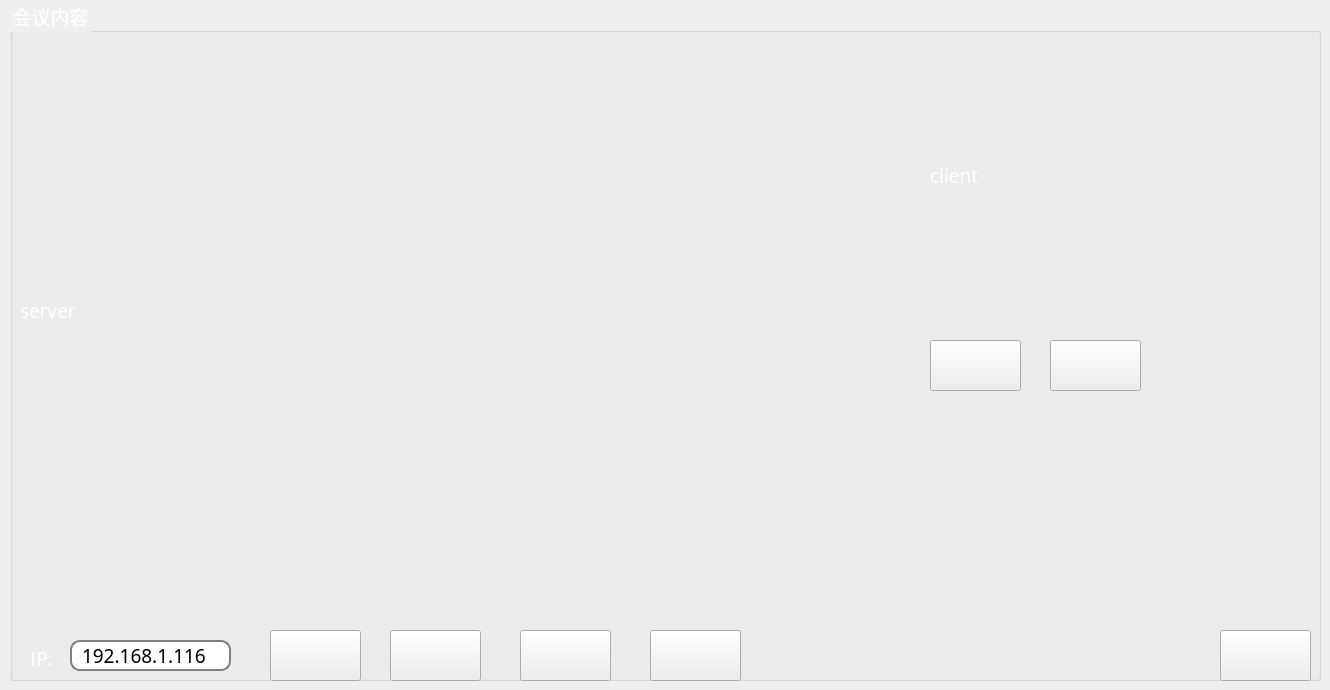
   <widget class="QWidget" name="tab">
    <attribute name="title">
     <string>Tab 1</string>
    </attribute>
    <widget class="QGroupBox" name="groupBox">
     <property name="geometry">
      <rect>
       <x>10</x>
       <y>0</y>
       <width>1311</width>
       <height>681</height>
      </rect>
     </property>
     <property name="font">
      <font>
       <family>SimSun-ExtB</family>
       <pointsize>14</pointsize>
       <weight>50</weight>
       <bold>false</bold>
      </font>
     </property>
     <property name="styleSheet">
      <string notr="true">QGroupBox{color:white;}</string>
     </property>
     <property name="title">
      <string>会议内容</string>
     </property>
     <widget class="QLineEdit" name="lineEdit">
      <property name="geometry">
       <rect>
        <x>60</x>
        <y>640</y>
        <width>161</width>
        <height>31</height>
       </rect>
      </property>
      <property name="font">
       <font>
        <family>SimSun-ExtB</family>
        <pointsize>14</pointsize>
       </font>
      </property>
      <property name="styleSheet">
       <string notr="true">QLineEdit {
    border: 2px solid gray;
    border-radius: 10px;
    padding: 0 8px;
    background: white;
    selection-background-color: darkgray;


}</string>
      </property>
      <property name="text">
       <string>192.168.1.116</string>
      </property>
     </widget>
     <widget class="QLabel" name="label">
      <property name="geometry">
       <rect>
        <x>20</x>
        <y>650</y>
        <width>61</width>
        <height>16</height>
       </rect>
      </property>
      <property name="font">
       <font>
        <family>SimSun-ExtB</family>
        <pointsize>14</pointsize>
        <weight>50</weight>
        <bold>false</bold>
       </font>
      </property>
      <property name="styleSheet">
       <string notr="true">color:white</string>
      </property>
      <property name="text">
       <string>IP:</string>
      </property>
     </widget>
     <widget class="QPushButton" name="pushButton_SO">
      <property name="geometry">
       <rect>
        <x>260</x>
        <y>630</y>
        <width>91</width>
        <height>51</height>
       </rect>
      </property>
      <property name="font">
       <font>
        <family>Microsoft YaHei UI</family>
        <pointsize>14</pointsize>
        <weight>50</weight>
        <bold>false</bold>
       </font>
      </property>
      <property name="styleSheet">
       <string notr="true">QPushButton
{
border-image:url(D:/procedure/groundstation/checkin/denglu2/weichufalianjie.png);
color:white

}
QPushButton:hover { border-image:url(D:/procedure/groundstation/checkin/denglu2/chufalianjie.png) } </string>
      </property>
      <property name="text">
       <string/>
      </property>
     </widget>
     <widget class="QPushButton" name="pushButton_SC">
      <property name="geometry">
       <rect>
        <x>380</x>
        <y>630</y>
        <width>91</width>
        <height>51</height>
       </rect>
      </property>
      <property name="font">
       <font>
        <family>Microsoft YaHei UI</family>
        <pointsize>14</pointsize>
       </font>
      </property>
      <property name="styleSheet">
       <string notr="true">QPushButton
{
border-image:url(D:/procedure/groundstation/checkin/denglu2/weichufaduankai.png);
color:white

}
QPushButton:hover { border-image:url(D:/procedure/groundstation/checkin/denglu2/chufaduankai.png) } </string>
      </property>
      <property name="text">
       <string/>
      </property>
     </widget>
     <widget class="QPushButton" name="pushButton_3">
      <property name="geometry">
       <rect>
        <x>510</x>
        <y>630</y>
        <width>91</width>
        <height>51</height>
       </rect>
      </property>
      <property name="font">
       <font>
        <family>Microsoft YaHei UI</family>
        <pointsize>14</pointsize>
       </font>
      </property>
      <property name="styleSheet">
       <string notr="true">QPushButton
{
border-image:url(D:/procedure/groundstation/checkin/denglu2/weichufakaishiluxiang.png);
color:white

}
QPushButton:hover { border-image:url(D:/procedure/groundstation/checkin/denglu2/chufakaishiluxiang.png) } </string>
      </property>
      <property name="text">
       <string/>
      </property>
     </widget>
     <widget class="QPushButton" name="pushButton_4">
      <property name="geometry">
       <rect>
        <x>640</x>
        <y>630</y>
        <width>91</width>
        <height>51</height>
       </rect>
      </property>
      <property name="font">
       <font>
        <family>Microsoft YaHei UI</family>
        <pointsize>14</pointsize>
       </font>
      </property>
      <property name="styleSheet">
       <string notr="true">QPushButton
{
border-image:url(D:/procedure/groundstation/checkin/denglu2/weichufaduankailuxiang.png);
color:white

}
QPushButton:hover { border-image:url(D:/procedure/groundstation/checkin/denglu2/chufaduankailuxiang.png) } </string>
      </property>
      <property name="text">
       <string/>
      </property>
     </widget>
     <widget class="QLabel" name="label_2">
      <property name="geometry">
       <rect>
        <x>10</x>
        <y>20</y>
        <width>861</width>
        <height>581</height>
       </rect>
      </property>
      <property name="font">
       <font>
        <family>SimSun-ExtB</family>
        <pointsize>14</pointsize>
       </font>
      </property>
      <property name="styleSheet">
       <string notr="true">color:white</string>
      </property>
      <property name="text">
       <string>server</string>
      </property>
     </widget>
     <widget class="QLabel" name="label_3">
      <property name="geometry">
       <rect>
        <x>920</x>
        <y>20</y>
        <width>381</width>
        <height>311</height>
       </rect>
      </property>
      <property name="font">
       <font>
        <family>SimSun-ExtB</family>
        <pointsize>14</pointsize>
       </font>
      </property>
      <property name="styleSheet">
       <string notr="true">color:white;</string>
      </property>
      <property name="text">
       <string>client</string>
      </property>
     </widget>
     <widget class="QPushButton" name="pushButton_10">
      <property name="geometry">
       <rect>
        <x>1210</x>
        <y>630</y>
        <width>91</width>
        <height>51</height>
       </rect>
      </property>
      <property name="font">
       <font>
        <family>Microsoft YaHei UI</family>
        <pointsize>14</pointsize>
       </font>
      </property>
      <property name="styleSheet">
       <string notr="true">QPushButton
{
border-image:url(D:/procedure/groundstation/checkin/denglu2/weichufatuichuchengxu.png);
color:white

}
QPushButton:hover { border-image:url(D:/procedure/groundstation/checkin/denglu2/chufatuichuchengxu.png) } </string>
      </property>
      <property name="text">
       <string/>
      </property>
     </widget>
     <widget class="QPushButton" name="pushButton_CO">
      <property name="geometry">
       <rect>
        <x>920</x>
        <y>340</y>
        <width>91</width>
        <height>51</height>
       </rect>
      </property>
      <property name="font">
       <font>
        <family>Microsoft YaHei UI</family>
        <pointsize>14</pointsize>
        <weight>50</weight>
        <bold>false</bold>
       </font>
      </property>
      <property name="styleSheet">
       <string notr="true">QPushButton
{
border-image:url(D:/procedure/groundstation/checkin/denglu2/weichufalianjie.png);
color:white

}
QPushButton:hover { border-image:url(D:/procedure/groundstation/checkin/denglu2/chufalianjie.png) } </string>
      </property>
      <property name="text">
       <string/>
      </property>
     </widget>
     <widget class="QPushButton" name="pushButton_CC">
      <property name="geometry">
       <rect>
        <x>1040</x>
        <y>340</y>
        <width>91</width>
        <height>51</height>
       </rect>
      </property>
      <property name="font">
       <font>
        <family>Microsoft YaHei UI</family>
        <pointsize>14</pointsize>
       </font>
      </property>
      <property name="styleSheet">
       <string notr="true">QPushButton
{
border-image:url(D:/procedure/groundstation/checkin/denglu2/weichufaduankai.png);
color:white

}
QPushButton:hover { border-image:url(D:/procedure/groundstation/checkin/denglu2/chufaduankai.png) } </string>
      </property>
      <property name="text">
       <string/>
      </property>
     </widget>
    </widget>
   </widget>
